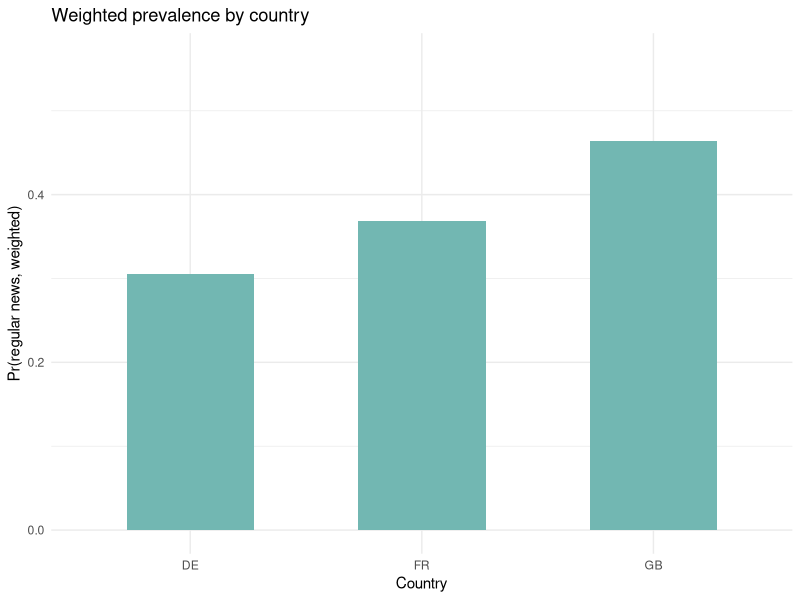
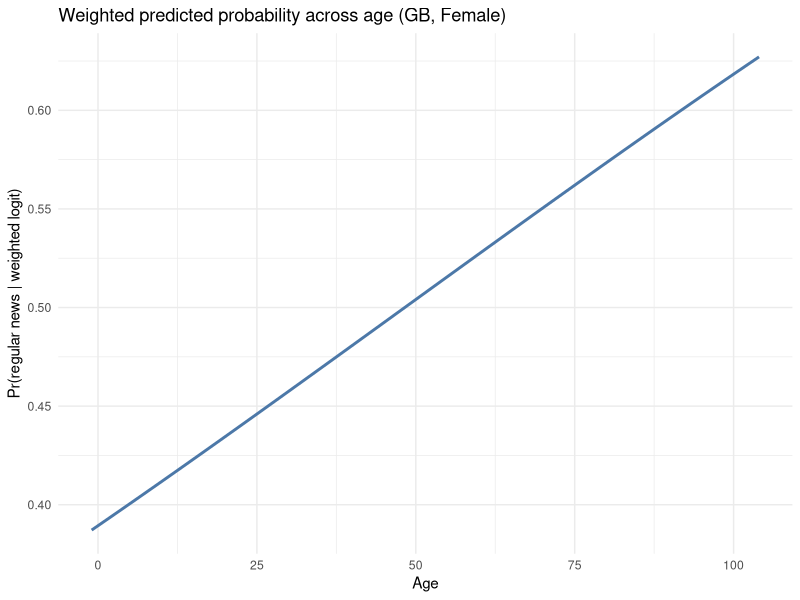

The R source for these figures, in order:
## ---- chunk 1
knitr::opts_chunk$set(echo = TRUE, message = FALSE, warning = FALSE, fig.width = 7, fig.height = 4)
Sys.setenv(OMP_NUM_THREADS = 1,
           OPENBLAS_NUM_THREADS = 1,
           MKL_NUM_THREADS = 1,
           VECLIB_MAXIMUM_THREADS = 1)
## ---- chunk 2
library(dplyr)
library(ggplot2)
library(tidyr)
library(survey)
library(broom)

# Synthetic microdata to illustrate weighting without depending on raw ESS file quirks
set.seed(42)
n_psu <- 120
n_by_psu <- sample(8:18, n_psu, replace = TRUE)

demo_psu <- tibble(
  psu = 1:n_psu,
  stratum = sample(1:20, n_psu, replace = TRUE),
  country = sample(c("GB", "DE", "FR"), n_psu, replace = TRUE, prob = c(.4, .35, .25)),
  pweight = runif(n_psu, 0.5, 3),
  n = n_by_psu
)

ess_w <- demo_psu |>
  uncount(n) |>
  mutate(
    agea = round(rnorm(n(), 50, 15)),
    gender = sample(c("Male", "Female"), n(), replace = TRUE),
    # Generate outcome with country- and age-dependent probability
    linpred = -1 + 0.6 * (country == "GB") + 0.3 * (country == "FR") +
              0.01 * (agea - 50) + 0.4 * (gender == "Female"),
    news_regular = rbinom(n(), 1, plogis(linpred))
  ) |>
  select(psu, stratum, country, pweight, agea, gender, news_regular) |>
  mutate(country = factor(country),
         gender = factor(gender))

options(survey.lonely.psu = "adjust")
des <- svydesign(ids = ~psu, strata = ~stratum, weights = ~pweight,
                 data = ess_w, nest = TRUE)

svy_n <- nrow(des$variables)
## ---- chunk 3
svymean(~news_regular, des)
## ---- chunk 4
pr_cty <- ess_w |>
  group_by(country) |>
  summarise(pr = weighted.mean(news_regular, pweight),
            .groups = "drop")

ggplot(pr_cty, aes(x = country, y = pr)) +
  geom_col(fill = "#72B7B2", width = 0.55) +
  labs(y = "Pr(regular news, weighted)", x = "Country",
       title = "Weighted prevalence by country") +
  ylim(0, max(pr_cty$pr) + 0.1) +
  theme_minimal()
## ---- chunk 5
lpm_w <- svyglm(news_regular ~ agea + gender + country,
                design = des, family = gaussian())
tidy(lpm_w)
## ---- chunk 6
logit_w <- svyglm(news_regular ~ agea + gender + country,
                  design = des, family = quasibinomial())
tidy(logit_w, exponentiate = TRUE)
## ---- chunk 7
age_seq <- seq(min(ess_w$agea, na.rm = TRUE), max(ess_w$agea, na.rm = TRUE), length.out = 60)
nd_w <- data.frame(agea = age_seq,
                   gender = "Female",
                   country = "GB")
nd_w$pr <- predict(logit_w, newdata = nd_w, type = "response")

ggplot(nd_w, aes(x = agea, y = pr)) +
  geom_line(color = "#4C78A8", size = 1) +
  labs(y = "Pr(regular news | weighted logit)", x = "Age",
       title = "Weighted predicted probability across age (GB, Female)") +
  theme_minimal()
